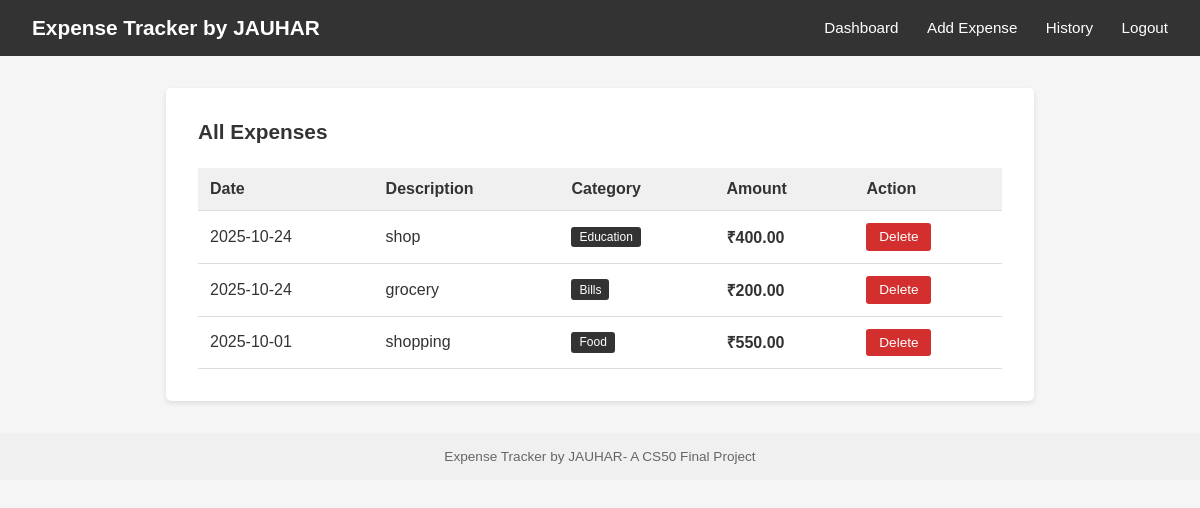
Screenshot of /history (signed in) with the database file from the repository.
### tables this page shows
CREATE TABLE expenses (
id INTEGER PRIMARY KEY AUTOINCREMENT,
user_id INTEGER NOT NULL,
description TEXT NOT NULL,
amount REAL NOT NULL,
category TEXT NOT NULL,
date TEXT NOT NULL,
FOREIGN KEY(user_id) REFERENCES users(id)
);

### app.py (the view)
@app.route("/history")
@login_required
def history():
    user_id = session["user_id"]
    expenses = db.execute("""
        SELECT * FROM expenses
        WHERE user_id = ?
        ORDER BY date DESC, id DESC
    """, user_id)
    return render_template("history.html", expenses=expenses)

### helpers.py (called while the page is built)
def login_required(f):
    @wraps(f)
    def decorated_function(*args, **kwargs):
        if session.get("user_id") is None:
            return redirect("/login")
        return f(*args, **kwargs)
    return decorated_function

### templates/history.html (shortened to what this page needs)
{% extends "layout.html" %}
{% block main %}
    <div class="history-container">
        <h2>All Expenses</h2>
        {% if expenses %}
            <table class="data-table">
                <thead>
                    <tr>
                        <th>Date</th>
                        <th>Description</th>
                        <th>Category</th>
                        <th>Amount</th>
                        <th>Action</th>
                    </tr>
                </thead>
                <tbody>
                    {% for exp in expenses %}
                        <tr>
                            <td>{{ exp.date }}</td>
                            <td>{{ exp.description }}</td>
                            <td><span class="category-badge">{{ exp.category }}</span></td>
                            <td class="amount-cell">₹{{ "%.2f"|format(exp.amount) }}</td>
                            <td>
                                <form action="/delete/{{ exp.id }}" method="post" style="display:inline;">
                                    <button type="submit" class="btn-delete" onclick="return confirm('Delete this expense?')">Delete</button>
                                </form>
                            </td>
                        </tr>
                    {% endfor %}
                </tbody>
            </table>
        {% else %}
            <p class="no-data">No expenses recorded yet.</p>
            <a href="/add" class="btn-primary">Add Your First Expense</a>
        {% endif %}
    </div>
{% endblock %}

### static/styles.css (style rules this page uses)
* { margin: 0; padding: 0; box-sizing: border-box; }
body { font-family: Arial, sans-serif; background-color: #f5f5f5; color: #333; }
.data-table { width: 100%; border-collapse: collapse; }
.data-table th, .data-table td { padding: 0.75rem; text-align: left; border-bottom: 1px solid #ddd; }
.data-table th { background-color: #f0f0f0; font-weight: bold; }
.category-badge { background-color: #333; color: white; padding: 0.2rem 0.5rem; border-radius: 3px; font-size: 0.75rem; display: inline-block; width: fit-content; }
.btn-delete { background-color: #d32f2f; color: white; padding: 0.4rem 0.8rem; border: none; border-radius: 3px; cursor: pointer; font-size: 0.85rem; }
.history-container { background: white; padding: 2rem; border-radius: 5px; box-shadow: 0 2px 5px rgba(0, 0, 0, 0.1); }
.history-container h2 { margin-bottom: 1.5rem; font-size: 1.3rem; }
.amount-cell { font-weight: bold; }

### rows the page displays
expenses: date "2025-10-24", description "shop", category "Education", amount "400.00"
expenses: date "2025-10-24", description "grocery", category "Bills", amount "200.00"
expenses: date "2025-10-01", description "shopping", category "Food", amount "550.00"
